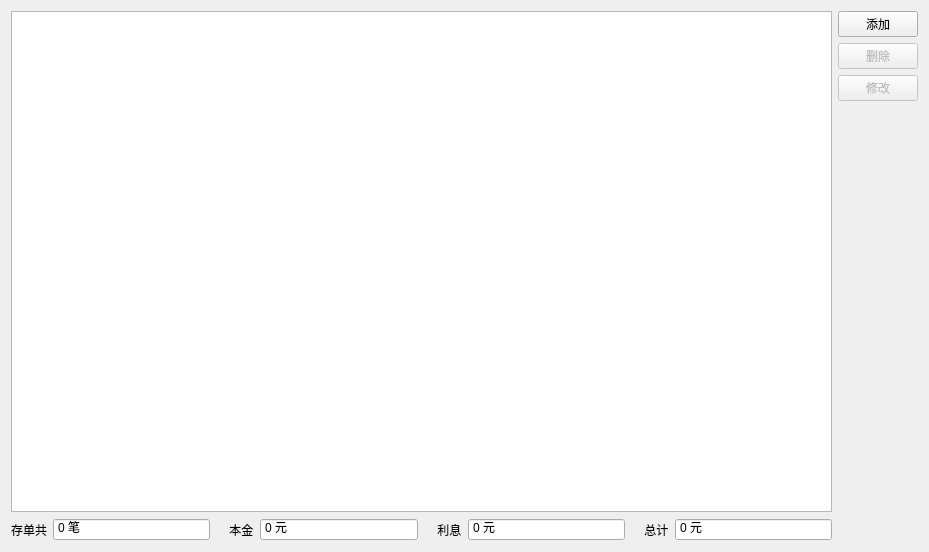
<?xml version="1.0" encoding="UTF-8"?>
<ui version="4.0">
 <class>DepositPageClass</class>
 <widget class="QWidget" name="DepositPageClass">
  <property name="geometry">
   <rect>
    <x>0</x>
    <y>0</y>
    <width>929</width>
    <height>552</height>
   </rect>
  </property>
  <property name="windowTitle">
   <string>存单管理</string>
  </property>
  <layout class="QGridLayout" name="gridLayout">
   <item row="0" column="0" rowspan="4" colspan="8">
    <widget class="MyTableView" name="tableView">
     <property name="editTriggers">
      <set>QAbstractItemView::NoEditTriggers</set>
     </property>
     <property name="selectionMode">
      <enum>QAbstractItemView::SingleSelection</enum>
     </property>
     <property name="selectionBehavior">
      <enum>QAbstractItemView::SelectRows</enum>
     </property>
     <property name="sortingEnabled">
      <bool>true</bool>
     </property>
    </widget>
   </item>
   <item row="0" column="8">
    <widget class="QPushButton" name="buttonAdd">
     <property name="sizePolicy">
      <sizepolicy hsizetype="Minimum" vsizetype="Fixed">
       <horstretch>0</horstretch>
       <verstretch>0</verstretch>
      </sizepolicy>
     </property>
     <property name="text">
      <string>添加</string>
     </property>
     <property name="icon">
      <iconset resource="Money.qrc">
       <normaloff>:/Images/edit_add.png</normaloff>:/Images/edit_add.png</iconset>
     </property>
     <property name="iconSize">
      <size>
       <width>32</width>
       <height>32</height>
      </size>
     </property>
    </widget>
   </item>
   <item row="1" column="8">
    <widget class="QPushButton" name="buttonDel">
     <property name="enabled">
      <bool>false</bool>
     </property>
     <property name="text">
      <string>删除</string>
     </property>
     <property name="icon">
      <iconset resource="Money.qrc">
       <normaloff>:/Images/edit_remove.png</normaloff>:/Images/edit_remove.png</iconset>
     </property>
     <property name="iconSize">
      <size>
       <width>32</width>
       <height>32</height>
      </size>
     </property>
    </widget>
   </item>
   <item row="2" column="8">
    <widget class="QPushButton" name="buttonEdit">
     <property name="enabled">
      <bool>false</bool>
     </property>
     <property name="text">
      <string>修改</string>
     </property>
     <property name="icon">
      <iconset resource="Money.qrc">
       <normaloff>:/Images/Notepad2.png</normaloff>:/Images/Notepad2.png</iconset>
     </property>
     <property name="iconSize">
      <size>
       <width>32</width>
       <height>32</height>
      </size>
     </property>
    </widget>
   </item>
   <item row="3" column="8" rowspan="2">
    <spacer name="verticalSpacer">
     <property name="orientation">
      <enum>Qt::Vertical</enum>
     </property>
     <property name="sizeHint" stdset="0">
      <size>
       <width>20</width>
       <height>223</height>
      </size>
     </property>
    </spacer>
   </item>
   <item row="4" column="0">
    <widget class="QLabel" name="label">
     <property name="text">
      <string>存单共</string>
     </property>
    </widget>
   </item>
   <item row="4" column="1">
    <widget class="QSpinBox" name="spinBoxCount">
     <property name="sizePolicy">
      <sizepolicy hsizetype="Expanding" vsizetype="Fixed">
       <horstretch>0</horstretch>
       <verstretch>0</verstretch>
      </sizepolicy>
     </property>
     <property name="readOnly">
      <bool>true</bool>
     </property>
     <property name="buttonSymbols">
      <enum>QAbstractSpinBox::NoButtons</enum>
     </property>
     <property name="suffix">
      <string> 笔</string>
     </property>
     <property name="maximum">
      <number>9999</number>
     </property>
    </widget>
   </item>
   <item row="4" column="2">
    <widget class="QLabel" name="label_2">
     <property name="text">
      <string>    本金</string>
     </property>
    </widget>
   </item>
   <item row="4" column="3">
    <widget class="QSpinBox" name="spinBoxAmount">
     <property name="sizePolicy">
      <sizepolicy hsizetype="Expanding" vsizetype="Fixed">
       <horstretch>0</horstretch>
       <verstretch>0</verstretch>
      </sizepolicy>
     </property>
     <property name="readOnly">
      <bool>true</bool>
     </property>
     <property name="buttonSymbols">
      <enum>QAbstractSpinBox::NoButtons</enum>
     </property>
     <property name="suffix">
      <string> 元</string>
     </property>
     <property name="maximum">
      <number>999999999</number>
     </property>
    </widget>
   </item>
   <item row="4" column="4">
    <widget class="QLabel" name="label_3">
     <property name="text">
      <string>    利息</string>
     </property>
    </widget>
   </item>
   <item row="4" column="5">
    <widget class="QSpinBox" name="spinBoxInterests">
     <property name="sizePolicy">
      <sizepolicy hsizetype="Expanding" vsizetype="Fixed">
       <horstretch>0</horstretch>
       <verstretch>0</verstretch>
      </sizepolicy>
     </property>
     <property name="readOnly">
      <bool>true</bool>
     </property>
     <property name="buttonSymbols">
      <enum>QAbstractSpinBox::NoButtons</enum>
     </property>
     <property name="suffix">
      <string> 元</string>
     </property>
     <property name="maximum">
      <number>999999999</number>
     </property>
    </widget>
   </item>
   <item row="4" column="6">
    <widget class="QLabel" name="label_4">
     <property name="text">
      <string>    总计</string>
     </property>
    </widget>
   </item>
   <item row="4" column="7">
    <widget class="QSpinBox" name="spinBoxTotal">
     <property name="sizePolicy">
      <sizepolicy hsizetype="Expanding" vsizetype="Fixed">
       <horstretch>0</horstretch>
       <verstretch>0</verstretch>
      </sizepolicy>
     </property>
     <property name="readOnly">
      <bool>true</bool>
     </property>
     <property name="buttonSymbols">
      <enum>QAbstractSpinBox::NoButtons</enum>
     </property>
     <property name="suffix">
      <string> 元</string>
     </property>
     <property name="maximum">
      <number>999999999</number>
     </property>
    </widget>
   </item>
  </layout>
 </widget>
 <customwidgets>
  <customwidget>
   <class>MyTableView</class>
   <extends>QTableView</extends>
   <header>MyTableView.h</header>
  </customwidget>
 </customwidgets>
 <resources>
  <include location="Money.qrc"/>
 </resources>
 <connections/>
</ui>
